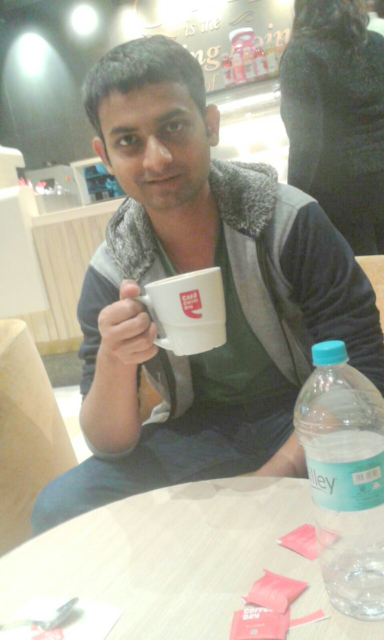
#> input picture ai_ml_projects/masters_courses/machine_learning/bayesian/test.jpg, 768 x 1280 px, given in place of 1.gif, which was not available (shown at 1/2 size)
$ python bayesian.py ../../../ai_ml_projects/masters_courses/machine_learning/bayesian/test.jpg ../../../ai_ml_projects/masters_courses/machine_learning/facerecog/pca/singleeigenface/me.jpg
#> lines starting #> are read from the running program, lines starting #| are printed output that depends on the picture; pictures that were not available may be replaced by others from this repository, and a replacement may not be noted
#!/bin/env python3.5
#Author: Saurabh Pathak (phoenix)
import matplotlib.pyplot as pl, sys, math as m
from decimal import Decimal
from numpy import *
from numpy.linalg import inv,det

tSRiver = tSLand = None

class Sampler:
    '''handles sampling and contains the mouse click handler'''

    # [4 lines left out: function __init__, not called in this run]

    def __len__(self): return len(self.samples)

    # [63 lines left out: functions samples, __call__, trainSetAccumulate, collectSamples, naiveBayes, displayim, not called in this run]

def printUsage():
    print('Usage: bayesian.py P1 P2')
    quit(1)

im1 = pl.imread('data/1.gif')[:,:,0]
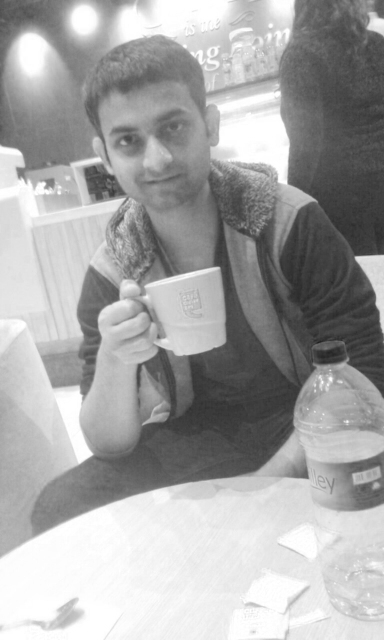
#> im1: shape (1280, 768) (shown at 1/2 size); min 26, max 255, mean 165.2
im2 = pl.imread('data/2.gif')[:,:,0]
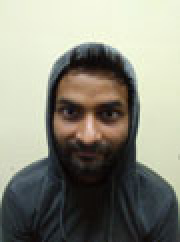
#> input picture ai_ml_projects/masters_courses/machine_learning/facerecog/pca/singleeigenface/me.jpg, 90 x 121 px, given in place of 2.gif, which was not available (shown 2 times larger)
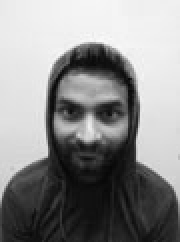
#> im2: shape (121, 90) (shown 2 times larger); min 6, max 250, mean 139.5
im3 = pl.imread('data/3.gif')[:,:,0]
#> (the run stopped early here; a loop or call above may not have finished)
